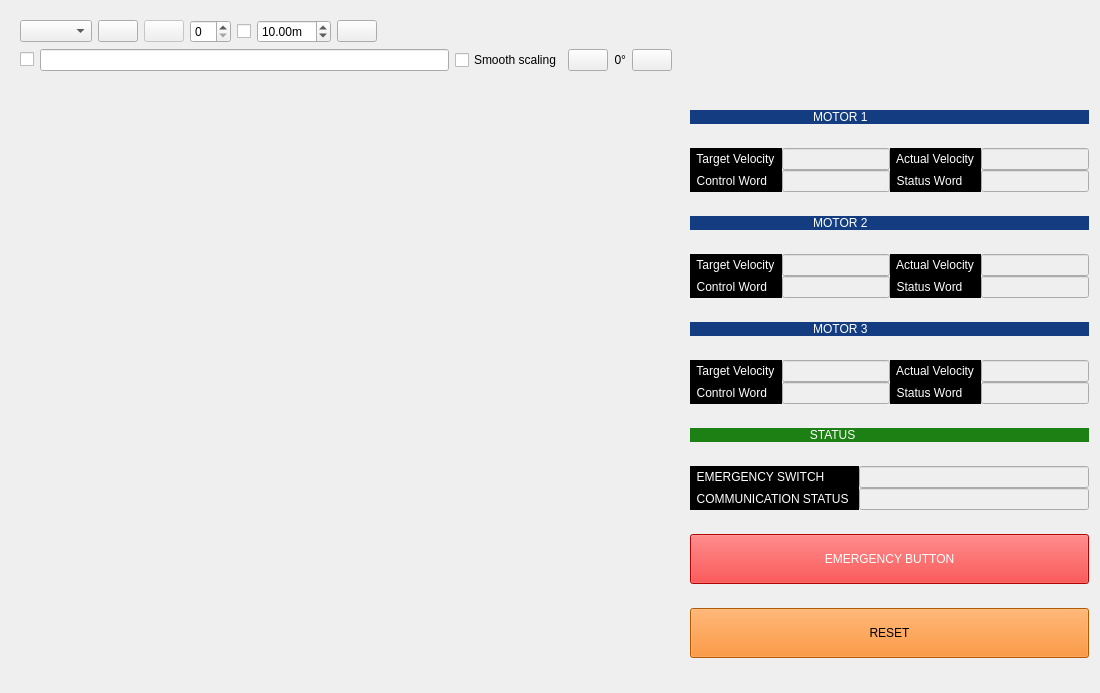
<?xml version="1.0" encoding="UTF-8"?>
<ui version="4.0">
 <class>ImageViewWidget</class>
 <widget class="QWidget" name="ImageViewWidget">
  <property name="enabled">
   <bool>true</bool>
  </property>
  <property name="geometry">
   <rect>
    <x>0</x>
    <y>0</y>
    <width>1100</width>
    <height>693</height>
   </rect>
  </property>
  <property name="windowTitle">
   <string>Image View</string>
  </property>
  <layout class="QGridLayout" name="gridLayout_4" rowstretch="0,1" columnstretch="0">
   <item row="0" column="0">
    <widget class="QWidget" name="toolbar_widget" native="true">
     <layout class="QVBoxLayout" name="verticalLayout_2">
      <item>
       <layout class="QHBoxLayout" name="toolbar_horizontal_layout">
        <item>
         <widget class="QComboBox" name="topics_combo_box">
          <property name="sizeAdjustPolicy">
           <enum>QComboBox::AdjustToContents</enum>
          </property>
         </widget>
        </item>
        <item>
         <widget class="QPushButton" name="refresh_topics_push_button">
          <property name="toolTip">
           <string>Refresh topics</string>
          </property>
          <property name="icon">
           <iconset theme="view-refresh">
            <normaloff>.</normaloff>.</iconset>
          </property>
         </widget>
        </item>
        <item>
         <widget class="QPushButton" name="zoom_1_push_button">
          <property name="enabled">
           <bool>false</bool>
          </property>
          <property name="toolTip">
           <string>Original zoom</string>
          </property>
          <property name="icon">
           <iconset theme="zoom-original">
            <normaloff>.</normaloff>.</iconset>
          </property>
          <property name="checkable">
           <bool>true</bool>
          </property>
         </widget>
        </item>
        <item>
         <widget class="QSpinBox" name="num_gridlines_spin_box">
          <property name="toolTip">
           <string># of gridlines to overlay</string>
          </property>
          <property name="minimum">
           <number>0</number>
          </property>
          <property name="maximum">
           <number>20</number>
          </property>
          <property name="value">
           <number>0</number>
          </property>
         </widget>
        </item>
        <item>
         <widget class="QCheckBox" name="dynamic_range_check_box">
          <property name="toolTip">
           <string>Dynamic depth range</string>
          </property>
          <property name="text">
           <string/>
          </property>
         </widget>
        </item>
        <item>
         <widget class="QDoubleSpinBox" name="max_range_double_spin_box">
          <property name="toolTip">
           <string>Max depth</string>
          </property>
          <property name="suffix">
           <string>m</string>
          </property>
          <property name="minimum">
           <double>0.010000000000000</double>
          </property>
          <property name="maximum">
           <double>100.000000000000000</double>
          </property>
          <property name="value">
           <double>10.000000000000000</double>
          </property>
         </widget>
        </item>
        <item>
         <widget class="QPushButton" name="save_as_image_push_button">
          <property name="toolTip">
           <string>Save as image</string>
          </property>
          <property name="icon">
           <iconset theme="image-x-generic">
            <normaloff>.</normaloff>.</iconset>
          </property>
          <property name="iconSize">
           <size>
            <width>16</width>
            <height>16</height>
           </size>
          </property>
         </widget>
        </item>
        <item>
         <spacer name="horizontalSpacer_3">
          <property name="orientation">
           <enum>Qt::Horizontal</enum>
          </property>
          <property name="sizeHint" stdset="0">
           <size>
            <width>40</width>
            <height>20</height>
           </size>
          </property>
         </spacer>
        </item>
       </layout>
      </item>
      <item>
       <layout class="QHBoxLayout" name="setting_horizontal_layout">
        <item>
         <widget class="QCheckBox" name="publish_click_location_check_box">
          <property name="text">
           <string/>
          </property>
         </widget>
        </item>
        <item>
         <widget class="QLineEdit" name="publish_click_location_topic_line_edit">
          <property name="toolTip">
           <string>Click location topic (leave empty for auto-naming)</string>
          </property>
         </widget>
        </item>
        <item>
         <widget class="QCheckBox" name="smooth_image_check_box">
          <property name="toolTip">
           <string>Dynamic depth range</string>
          </property>
          <property name="text">
           <string>Smooth scaling</string>
          </property>
         </widget>
        </item>
        <item>
         <widget class="QPushButton" name="rotate_left_push_button">
          <property name="text">
           <string/>
          </property>
          <property name="icon">
           <iconset theme="object-rotate-left">
            <normaloff>.</normaloff>.</iconset>
          </property>
         </widget>
        </item>
        <item>
         <widget class="QLabel" name="rotate_label">
          <property name="text">
           <string>0°</string>
          </property>
          <property name="alignment">
           <set>Qt::AlignRight|Qt::AlignTrailing|Qt::AlignVCenter</set>
          </property>
         </widget>
        </item>
        <item>
         <widget class="QPushButton" name="rotate_right_push_button">
          <property name="text">
           <string/>
          </property>
          <property name="icon">
           <iconset theme="object-rotate-right">
            <normaloff>.</normaloff>.</iconset>
          </property>
         </widget>
        </item>
        <item>
         <spacer name="horizontalSpacer">
          <property name="orientation">
           <enum>Qt::Horizontal</enum>
          </property>
          <property name="sizeHint" stdset="0">
           <size>
            <width>40</width>
            <height>20</height>
           </size>
          </property>
         </spacer>
        </item>
       </layout>
      </item>
     </layout>
    </widget>
   </item>
   <item row="1" column="0">
    <layout class="QHBoxLayout" name="image_layout" stretch="1,0">
     <item>
      <widget class="QScrollArea" name="scrollArea">
       <property name="frameShape">
        <enum>QFrame::NoFrame</enum>
       </property>
       <property name="widgetResizable">
        <bool>true</bool>
       </property>
       <widget class="QWidget" name="scrollAreaWidgetContents">
        <property name="geometry">
         <rect>
          <x>0</x>
          <y>0</y>
          <width>549</width>
          <height>586</height>
         </rect>
        </property>
        <property name="sizePolicy">
         <sizepolicy hsizetype="Expanding" vsizetype="Expanding">
          <horstretch>0</horstretch>
          <verstretch>0</verstretch>
         </sizepolicy>
        </property>
        <layout class="QHBoxLayout" name="horizontalLayout_4">
         <item>
          <widget class="custom_image_view::RatioLayoutedFrame" name="image_frame">
           <property name="sizePolicy">
            <sizepolicy hsizetype="Expanding" vsizetype="Expanding">
             <horstretch>0</horstretch>
             <verstretch>0</verstretch>
            </sizepolicy>
           </property>
           <property name="minimumSize">
            <size>
             <width>80</width>
             <height>60</height>
            </size>
           </property>
           <property name="contextMenuPolicy">
            <enum>Qt::ActionsContextMenu</enum>
           </property>
           <property name="frameShape">
            <enum>QFrame::NoFrame</enum>
           </property>
           <property name="lineWidth">
            <number>1</number>
           </property>
          </widget>
         </item>
        </layout>
       </widget>
      </widget>
     </item>
     <item>
      <layout class="QVBoxLayout" name="overlay_layout">
       <property name="spacing">
        <number>0</number>
       </property>
       <property name="leftMargin">
        <number>0</number>
       </property>
       <property name="topMargin">
        <number>0</number>
       </property>
       <property name="rightMargin">
        <number>0</number>
       </property>
       <property name="bottomMargin">
        <number>0</number>
       </property>
       <item>
        <widget class="QLabel" name="label_motor1">
         <property name="sizePolicy">
          <sizepolicy hsizetype="MinimumExpanding" vsizetype="Fixed">
           <horstretch>0</horstretch>
           <verstretch>0</verstretch>
          </sizepolicy>
         </property>
         <property name="styleSheet">
          <string notr="true">color: rgb(255, 255, 255);
selection-background-color: rgb(238, 238, 236);
selection-color: rgb(238, 238, 236);
background-color: rgb(19, 61, 128);
alternate-background-color: rgb(0, 0, 0);
font: bold 75 16pt &quot;Noto Sans&quot;;</string>
         </property>
         <property name="text">
          <string>                                     MOTOR 1</string>
         </property>
        </widget>
       </item>
       <item>
        <layout class="QGridLayout" name="motor1_grid_layout">
         <item row="1" column="0">
          <widget class="QLabel" name="label_control_word_m1">
           <property name="styleSheet">
            <string notr="true">color: rgb(255, 255, 255);
selection-background-color: rgb(238, 238, 236);
selection-color: rgb(238, 238, 236);
background-color: rgb(0, 0, 0);
alternate-background-color: rgb(0, 0, 0);
font: bold 75 12pt &quot;Noto Sans&quot;;</string>
           </property>
           <property name="text">
            <string>  Control Word  </string>
           </property>
          </widget>
         </item>
         <item row="0" column="1">
          <widget class="QLineEdit" name="line_target_velocity_m1">
           <property name="enabled">
            <bool>false</bool>
           </property>
          </widget>
         </item>
         <item row="0" column="0">
          <widget class="QLabel" name="label_target_velocity_m1">
           <property name="styleSheet">
            <string notr="true">color: rgb(255, 255, 255);
selection-background-color: rgb(238, 238, 236);
selection-color: rgb(238, 238, 236);
background-color: rgb(0, 0, 0);
alternate-background-color: rgb(0, 0, 0);
font: bold 75 12pt &quot;Noto Sans&quot;;</string>
           </property>
           <property name="text">
            <string>  Target Velocity  </string>
           </property>
          </widget>
         </item>
         <item row="0" column="2">
          <widget class="QLabel" name="label_actual_velocity_m1">
           <property name="styleSheet">
            <string notr="true">color: rgb(255, 255, 255);
selection-background-color: rgb(238, 238, 236);
selection-color: rgb(238, 238, 236);
background-color: rgb(0, 0, 0);
alternate-background-color: rgb(0, 0, 0);
font: bold 75 12pt &quot;Noto Sans&quot;;</string>
           </property>
           <property name="text">
            <string>  Actual Velocity  </string>
           </property>
          </widget>
         </item>
         <item row="1" column="2">
          <widget class="QLabel" name="label_status_word_m1">
           <property name="styleSheet">
            <string notr="true">color: rgb(255, 255, 255);
selection-background-color: rgb(238, 238, 236);
selection-color: rgb(238, 238, 236);
background-color: rgb(0, 0, 0);
alternate-background-color: rgb(0, 0, 0);
font: bold 75 12pt &quot;Noto Sans&quot;;</string>
           </property>
           <property name="text">
            <string>  Status Word  </string>
           </property>
          </widget>
         </item>
         <item row="1" column="1">
          <widget class="QLineEdit" name="line_control_word_m1">
           <property name="enabled">
            <bool>false</bool>
           </property>
          </widget>
         </item>
         <item row="1" column="3">
          <widget class="QLineEdit" name="line_status_word_m1">
           <property name="enabled">
            <bool>false</bool>
           </property>
          </widget>
         </item>
         <item row="0" column="3">
          <widget class="QLineEdit" name="line_actual_velocity_m1">
           <property name="enabled">
            <bool>false</bool>
           </property>
          </widget>
         </item>
        </layout>
       </item>
       <item>
        <widget class="QLabel" name="label_motor2">
         <property name="sizePolicy">
          <sizepolicy hsizetype="Preferred" vsizetype="Fixed">
           <horstretch>0</horstretch>
           <verstretch>0</verstretch>
          </sizepolicy>
         </property>
         <property name="styleSheet">
          <string notr="true">color: rgb(255, 255, 255);
selection-background-color: rgb(238, 238, 236);
selection-color: rgb(238, 238, 236);
background-color: rgb(19, 61, 128);
alternate-background-color: rgb(0, 0, 0);
font: bold 75 16pt &quot;Noto Sans&quot;;</string>
         </property>
         <property name="text">
          <string>                                     MOTOR 2</string>
         </property>
        </widget>
       </item>
       <item>
        <layout class="QGridLayout" name="gridLayout_3">
         <item row="2" column="0">
          <widget class="QLabel" name="label_target_velocity_m2">
           <property name="styleSheet">
            <string notr="true">color: rgb(255, 255, 255);
selection-background-color: rgb(238, 238, 236);
selection-color: rgb(238, 238, 236);
background-color: rgb(0, 0, 0);
alternate-background-color: rgb(0, 0, 0);
font: bold 75 12pt &quot;Noto Sans&quot;;</string>
           </property>
           <property name="text">
            <string>  Target Velocity  </string>
           </property>
          </widget>
         </item>
         <item row="2" column="1">
          <widget class="QLineEdit" name="line_target_velocity_m2">
           <property name="enabled">
            <bool>false</bool>
           </property>
          </widget>
         </item>
         <item row="3" column="0">
          <widget class="QLabel" name="label_control_word_m2">
           <property name="styleSheet">
            <string notr="true">color: rgb(255, 255, 255);
selection-background-color: rgb(238, 238, 236);
selection-color: rgb(238, 238, 236);
background-color: rgb(0, 0, 0);
alternate-background-color: rgb(0, 0, 0);
font: bold 75 12pt &quot;Noto Sans&quot;;</string>
           </property>
           <property name="text">
            <string>  Control Word  </string>
           </property>
          </widget>
         </item>
         <item row="2" column="2">
          <widget class="QLabel" name="label_actual_velocity_m2">
           <property name="styleSheet">
            <string notr="true">color: rgb(255, 255, 255);
selection-background-color: rgb(238, 238, 236);
selection-color: rgb(238, 238, 236);
background-color: rgb(0, 0, 0);
alternate-background-color: rgb(0, 0, 0);
font: bold 75 12pt &quot;Noto Sans&quot;;</string>
           </property>
           <property name="text">
            <string>  Actual Velocity  </string>
           </property>
          </widget>
         </item>
         <item row="2" column="3">
          <widget class="QLineEdit" name="line_actual_velocity_m2">
           <property name="enabled">
            <bool>false</bool>
           </property>
          </widget>
         </item>
         <item row="3" column="1">
          <widget class="QLineEdit" name="line_control_word_m2">
           <property name="enabled">
            <bool>false</bool>
           </property>
          </widget>
         </item>
         <item row="3" column="2">
          <widget class="QLabel" name="label_status_word_m2">
           <property name="styleSheet">
            <string notr="true">color: rgb(255, 255, 255);
selection-background-color: rgb(238, 238, 236);
selection-color: rgb(238, 238, 236);
background-color: rgb(0, 0, 0);
alternate-background-color: rgb(0, 0, 0);
font: bold 75 12pt &quot;Noto Sans&quot;;</string>
           </property>
           <property name="text">
            <string>  Status Word  </string>
           </property>
          </widget>
         </item>
         <item row="3" column="3">
          <widget class="QLineEdit" name="line_status_word_m2">
           <property name="enabled">
            <bool>false</bool>
           </property>
          </widget>
         </item>
        </layout>
       </item>
       <item>
        <widget class="QLabel" name="label_motor3">
         <property name="sizePolicy">
          <sizepolicy hsizetype="Preferred" vsizetype="Fixed">
           <horstretch>0</horstretch>
           <verstretch>0</verstretch>
          </sizepolicy>
         </property>
         <property name="styleSheet">
          <string notr="true">color: rgb(255, 255, 255);
selection-background-color: rgb(238, 238, 236);
selection-color: rgb(238, 238, 236);
background-color: rgb(19, 61, 128);
alternate-background-color: rgb(0, 0, 0);
font: bold 75 16pt &quot;Noto Sans&quot;;</string>
         </property>
         <property name="text">
          <string>                                     MOTOR 3</string>
         </property>
        </widget>
       </item>
       <item>
        <layout class="QGridLayout" name="gridLayout_2">
         <item row="1" column="3">
          <widget class="QLabel" name="label_target_velocity_m3">
           <property name="styleSheet">
            <string notr="true">color: rgb(255, 255, 255);
selection-background-color: rgb(238, 238, 236);
selection-color: rgb(238, 238, 236);
background-color: rgb(0, 0, 0);
alternate-background-color: rgb(0, 0, 0);
font: bold 75 12pt &quot;Noto Sans&quot;;</string>
           </property>
           <property name="text">
            <string>  Target Velocity  </string>
           </property>
          </widget>
         </item>
         <item row="1" column="4">
          <widget class="QLineEdit" name="line_target_velocity_m3">
           <property name="enabled">
            <bool>false</bool>
           </property>
          </widget>
         </item>
         <item row="2" column="3">
          <widget class="QLabel" name="label_control_word_m3">
           <property name="styleSheet">
            <string notr="true">color: rgb(255, 255, 255);
selection-background-color: rgb(238, 238, 236);
selection-color: rgb(238, 238, 236);
background-color: rgb(0, 0, 0);
alternate-background-color: rgb(0, 0, 0);
font: bold 75 12pt &quot;Noto Sans&quot;;</string>
           </property>
           <property name="text">
            <string>  Control Word  </string>
           </property>
          </widget>
         </item>
         <item row="1" column="5">
          <widget class="QLabel" name="label_actual_velocity_m3">
           <property name="styleSheet">
            <string notr="true">color: rgb(255, 255, 255);
selection-background-color: rgb(238, 238, 236);
selection-color: rgb(238, 238, 236);
background-color: rgb(0, 0, 0);
alternate-background-color: rgb(0, 0, 0);
font: bold 75 12pt &quot;Noto Sans&quot;;</string>
           </property>
           <property name="text">
            <string>  Actual Velocity  </string>
           </property>
          </widget>
         </item>
         <item row="1" column="6">
          <widget class="QLineEdit" name="line_actual_velocity_m3">
           <property name="enabled">
            <bool>false</bool>
           </property>
          </widget>
         </item>
         <item row="2" column="6">
          <widget class="QLineEdit" name="line_status_word_m3">
           <property name="enabled">
            <bool>false</bool>
           </property>
          </widget>
         </item>
         <item row="2" column="5">
          <widget class="QLabel" name="label_status_word_m3">
           <property name="styleSheet">
            <string notr="true">color: rgb(255, 255, 255);
selection-background-color: rgb(238, 238, 236);
selection-color: rgb(238, 238, 236);
background-color: rgb(0, 0, 0);
alternate-background-color: rgb(0, 0, 0);
font: bold 75 12pt &quot;Noto Sans&quot;;</string>
           </property>
           <property name="text">
            <string>  Status Word  </string>
           </property>
          </widget>
         </item>
         <item row="2" column="4">
          <widget class="QLineEdit" name="line_control_word_m3">
           <property name="enabled">
            <bool>false</bool>
           </property>
          </widget>
         </item>
        </layout>
       </item>
       <item>
        <widget class="QLabel" name="label_status">
         <property name="sizePolicy">
          <sizepolicy hsizetype="Preferred" vsizetype="Fixed">
           <horstretch>0</horstretch>
           <verstretch>0</verstretch>
          </sizepolicy>
         </property>
         <property name="styleSheet">
          <string notr="true">color: rgb(255, 255, 255);
selection-background-color: rgb(238, 238, 236);
selection-color: rgb(238, 238, 236);
background-color: rgb(28, 128, 20);
alternate-background-color: rgb(0, 0, 0);
font: bold 75 16pt &quot;Noto Sans&quot;;</string>
         </property>
         <property name="text">
          <string>                                    STATUS</string>
         </property>
        </widget>
       </item>
       <item>
        <layout class="QGridLayout" name="status_grid_layout">
         <item row="0" column="1">
          <widget class="QLineEdit" name="line_emergency_switch">
           <property name="enabled">
            <bool>false</bool>
           </property>
          </widget>
         </item>
         <item row="0" column="0">
          <widget class="QLabel" name="label_emergency_switch">
           <property name="styleSheet">
            <string notr="true">color: rgb(255, 255, 255);
selection-background-color: rgb(238, 238, 236);
selection-color: rgb(238, 238, 236);
background-color: rgb(0, 0, 0);
alternate-background-color: rgb(0, 0, 0);
font: bold 75 12pt &quot;Noto Sans&quot;;</string>
           </property>
           <property name="text">
            <string>  EMERGENCY SWITCH</string>
           </property>
          </widget>
         </item>
         <item row="1" column="0">
          <widget class="QLabel" name="label_com_status">
           <property name="styleSheet">
            <string notr="true">color: rgb(255, 255, 255);
selection-background-color: rgb(238, 238, 236);
selection-color: rgb(238, 238, 236);
background-color: rgb(0, 0, 0);
alternate-background-color: rgb(0, 0, 0);
font: bold 75 12pt &quot;Noto Sans&quot;;</string>
           </property>
           <property name="text">
            <string>  COMMUNICATION STATUS   </string>
           </property>
          </widget>
         </item>
         <item row="1" column="1">
          <widget class="QLineEdit" name="line_com_status">
           <property name="enabled">
            <bool>false</bool>
           </property>
          </widget>
         </item>
        </layout>
       </item>
       <item>
        <widget class="QPushButton" name="button_emergency">
         <property name="enabled">
          <bool>true</bool>
         </property>
         <property name="sizePolicy">
          <sizepolicy hsizetype="Minimum" vsizetype="Fixed">
           <horstretch>0</horstretch>
           <verstretch>0</verstretch>
          </sizepolicy>
         </property>
         <property name="minimumSize">
          <size>
           <width>50</width>
           <height>50</height>
          </size>
         </property>
         <property name="styleSheet">
          <string notr="true">color: rgb(255, 255, 255);
background-color: rgb(255, 0,0);
font: bold 75 15pt &quot;Noto Sans&quot;;</string>
         </property>
         <property name="text">
          <string>EMERGENCY BUTTON</string>
         </property>
        </widget>
       </item>
       <item>
        <widget class="QPushButton" name="button_reset">
         <property name="sizePolicy">
          <sizepolicy hsizetype="Expanding" vsizetype="Fixed">
           <horstretch>0</horstretch>
           <verstretch>0</verstretch>
          </sizepolicy>
         </property>
         <property name="minimumSize">
          <size>
           <width>50</width>
           <height>50</height>
          </size>
         </property>
         <property name="styleSheet">
          <string notr="true">color: rgb(0, 0, 0);
background-color:rgb(255,123,0);
font: bold 75 15pt &quot;Noto Sans&quot;;</string>
         </property>
         <property name="text">
          <string>RESET</string>
         </property>
        </widget>
       </item>
      </layout>
     </item>
    </layout>
   </item>
  </layout>
 </widget>
 <customwidgets>
  <customwidget>
   <class>custom_image_view::RatioLayoutedFrame</class>
   <extends>QFrame</extends>
   <header>custom_image_view/ratio_layouted_frame.h</header>
   <container>1</container>
  </customwidget>
 </customwidgets>
 <resources/>
 <connections/>
</ui>
